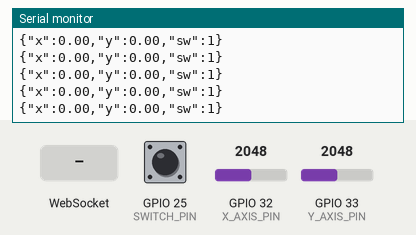
The sketch below on a simulated ESP32. Shown: the last lines printed to the serial monitor. The test bench sets the inputs (shaded band); at power-on: GPIO 32 (X_AXIS_PIN) = 2048, GPIO 33 (Y_AXIS_PIN) = 2048, GPIO 25 (SWITCH_PIN) HIGH. WiFi joins after 1.5 s; servers stay silent unless stated.

Above: at 2.7 s.
2.8 s: WebSocket text "1" received
4.3 s: GPIO 32 (X_AXIS_PIN) set to 2866
At 4.33 s:
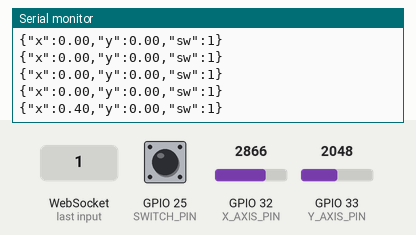
5.8 s: GPIO 33 (Y_AXIS_PIN) set to 2866
At 5.84 s:
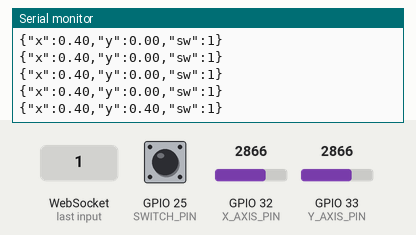
7.3 s: GPIO 25 (SWITCH_PIN) pulled LOW for 0.15 s
At 7.35 s:
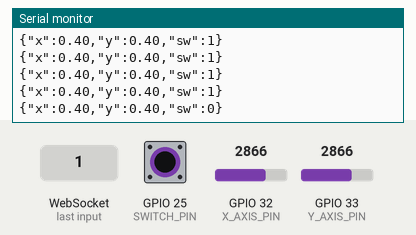
8.9 s: WebSocket text "0" received
10.4 s: GPIO 32 (X_AXIS_PIN) set to 3603
At 10.47 s:
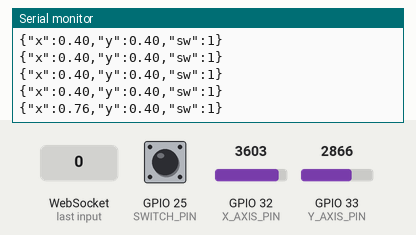
Timing chart, 0 to 12.9 s (numbered marks = the images above; inputs shaded):
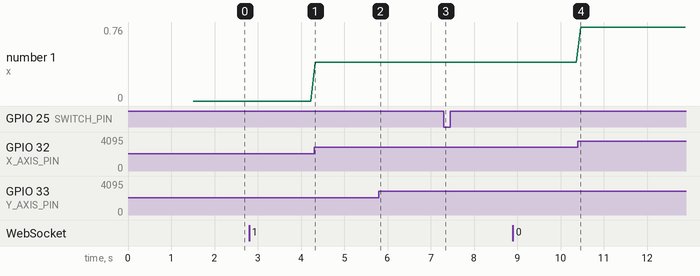

The sketch:

ws_joystick.ino
```cpp
#include <WiFi.h>
#include <WebSocketsClient.h>

#define X_AXIS_PIN 32
#define Y_AXIS_PIN 33
#define SWITCH_PIN 25

const char* ssid = "wifi";
const char* password = "1357924680";

// 👇 ใส่ IP ของคอมพิวเตอร์ที่รัน server (Node.js หรือ Web)
const char* websocket_server = "10.98.34.199";
const int websocket_port = 8081;

WebSocketsClient webSocket;

float fmap(float x, float in_min, float in_max, float out_min, float out_max) {
  return (x - in_min) * (out_max - out_min) / (in_max - in_min) + out_min;
}

void webSocketEvent(WStype_t type, uint8_t * payload, size_t length) {
  switch (type) {
    case WStype_CONNECTED:
      Serial.println("✅ Connected to WebSocket server");
      break;
    case WStype_DISCONNECTED:
      Serial.println("❌ Disconnected, reconnecting...");
      break;
    case WStype_TEXT:
      Serial.printf("📩 Message: %s\n", payload);
      break;
  }
}

void setup() {
  pinMode(SWITCH_PIN, INPUT_PULLUP);
  Serial.begin(115200);
  Serial.println();
  Serial.print("Connecting to WiFi ");

  WiFi.begin(ssid, password);
  while (WiFi.status() != WL_CONNECTED) {
    Serial.print(".");
    delay(500);
  }

  Serial.println("\nWiFi connected!");
  Serial.print("Local IP: ");
  Serial.println(WiFi.localIP());

  // เริ่มเชื่อมต่อ WebSocket
  webSocket.begin(websocket_server, websocket_port, "/");
  webSocket.onEvent(webSocketEvent);
  webSocket.setReconnectInterval(5000); // reconnect อัตโนมัติทุก 5 วินาที
}

void loop() {
  webSocket.loop(); // ต้องมีทุกครั้งใน loop()
  int rawX = analogRead(X_AXIS_PIN);
  int rawY = analogRead(Y_AXIS_PIN);
  int sw = digitalRead(SWITCH_PIN);

  // แปลงค่าจาก 0–4095 → -1.0 ถึง +1.0 (float)
  float x = fmap(rawX, 0, 4095, -1.0, 1.0);
  float y = fmap(rawY, 0, 4095, -1.0, 1.0);

  // แปลงค่าเป็น JSON string
  String msg = "{\"x\":" + String(x) + ",\"y\":" + String(y) + ",\"sw\":" + String(sw) + "}";
  webSocket.sendTXT(msg);

  Serial.println(msg); // debug
  delay(100);
}
```

Measured:
- after the input at 4.3 s, the serial monitor: prints a new line at once (image 1)
- after the input at 5.8 s, the serial monitor: prints a new line at once (image 2)
- after the input at 7.3 s, the serial monitor: prints a new line after 0.05 s (image 3)
- after the input at 10.4 s, the serial monitor: prints a new line after 0.07 s (image 4)
- plotted number 1: 0 → 0.4 after the input at 4.3 s, 0.4 → 0.76 after the input at 10.4 s
